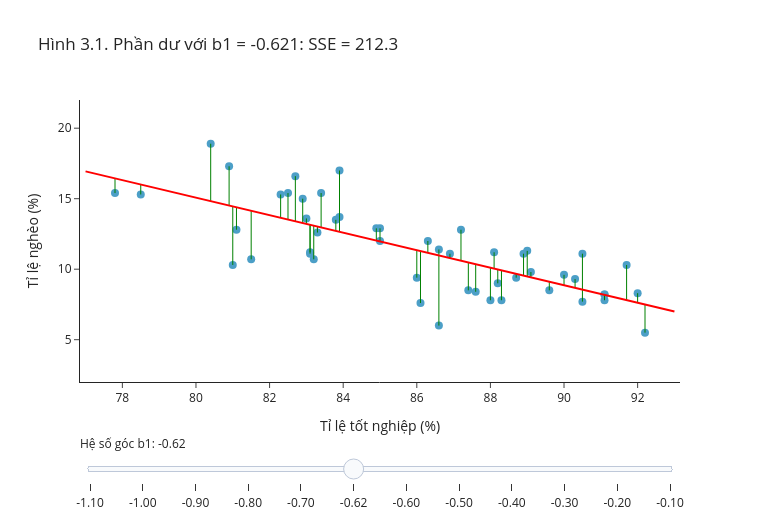

Notebook cell for this chart:
### Markdown cell above
---
## Phần 3. Phần dư và bình phương tối thiểu

### 3.1 Phần dư: phần dữ liệu còn lại sau mô hình

Mỗi quan sát được tách thành hai phần:

$$
\text{dữ liệu} = \text{giá trị đối chiếu} + \text{phần dư}, \qquad e_i = y_i - \hat{y}_i .
$$

- $e_i > 0$: điểm nằm **trên** đường hồi quy; quan sát cao hơn mô hình kỳ vọng.
- $e_i < 0$: điểm nằm **dưới** đường hồi quy.
- $|e_i|$ càng lớn: mô hình khớp quan sát đó càng kém.

Về hình học, phần dư là **khoảng cách thẳng đứng** từ điểm tới đường hồi quy. Trong hình dưới, thanh trượt xoay đường thẳng quanh điểm $(\bar x, \bar y)$ bằng cách đổi hệ số góc; tiêu đề cho biết tổng bình phương phần dư $SSE$ tương ứng. Vị trí mặc định là đường bình phương tối thiểu; kéo sang hai bên sẽ thấy các đoạn phần dư dài ra và $SSE$ tăng. Phần 3.2 định nghĩa $SSE$ chính xác.

### Code cell
b1_ls, b0_ls = np.polyfit(poverty["Graduates"], poverty["Poverty"], 1)
khop = b0_ls + b1_ls * poverty["Graduates"]

x_nghe, y_nghe = poverty["Graduates"].to_numpy(), poverty["Poverty"].to_numpy()
x_tb, y_tb = x_nghe.mean(), y_nghe.mean()
cac_b1 = sorted(set(np.round(np.linspace(-1.1, -0.1, 11), 2)) | {round(b1_ls, 3)})
luoi = np.linspace(77, 93, 50)

fig = go.Figure()
fig.add_trace(go.Scatter(x=x_nghe, y=y_nghe, mode="markers", text=poverty["State"], name="bang",
                         marker=dict(size=8, color="#4C9FC7"),
                         hovertemplate="%{text}<br>tốt nghiệp %{x}%, nghèo %{y}%<extra></extra>"))
cac_sse = []
for b1 in cac_b1:
    b0 = y_tb - b1 * x_tb
    y_mu = b0 + b1 * x_nghe
    cac_sse.append(((y_nghe - y_mu) ** 2).sum())
    doan_x = np.column_stack([x_nghe, x_nghe, np.full(len(x_nghe), np.nan)]).ravel()
    doan_y = np.column_stack([y_mu, y_nghe, np.full(len(x_nghe), np.nan)]).ravel()
    hien = b1 == round(b1_ls, 3)
    fig.add_trace(go.Scatter(x=doan_x, y=doan_y, mode="lines", visible=hien, name="phần dư",
                             line=dict(color="green", width=1), hoverinfo="skip"))
    fig.add_trace(go.Scatter(x=luoi, y=b0 + b1 * luoi, mode="lines", visible=hien, name="đường thẳng",
                             line=dict(color="red", width=2), hoverinfo="skip"))
buoc = [dict(method="update", label=f"{b1:.2f}",
             args=[{"visible": [True] + [k == i for k in range(len(cac_b1)) for _ in range(2)]},
                   {"title.text": f"Hình 3.1. Phần dư với b1 = {b1:.3f}: SSE = {s:,.1f}"}])
        for i, (b1, s) in enumerate(zip(cac_b1, cac_sse))]
mac_dinh = cac_b1.index(round(b1_ls, 3))
fig.update_layout(title=f"Hình 3.1. Phần dư với b1 = {b1_ls:.3f}: SSE = {cac_sse[mac_dinh]:,.1f}",
                  xaxis_title="Tỉ lệ tốt nghiệp (%)", yaxis_title="Tỉ lệ nghèo (%)", showlegend=False,
                  width=760, height=520,
                  sliders=[dict(active=mac_dinh, steps=buoc, pad={"t": 50}, currentvalue={"prefix": "Hệ số góc b1: "})])
fig.update_yaxes(range=[2, 22])
fig.show()

### Figure 1 — Plotly figure (JSON) as saved in the notebook; plotly's stock layout.template omitted (floating-point values rounded to 4 significant figures; data arrays with more than 128 entries replaced by an {"elided": "..."} marker saying what was removed)
{"data": [{"hovertemplate": "%{text}<br>tốt nghiệp %{x}%, nghèo %{y}%<extra></extra>", "marker": {"color": "#4C9FC7", "size": 8}, "mode": "markers", "name": "bang", "text": ["California", "Rhode Island", "Bang 01", "Bang 02", "Bang 03", "Bang 04", "Bang 05", "Bang 06", "Bang 07", "Bang 08", "Bang 09", "Bang 10", "Bang 11", "Bang 12", "Bang 13", "Bang 14", "Bang 15", "Bang 16", "Bang 17", "Bang 18", "Bang 19", "Bang 20", "Bang 21", "Bang 22", "Bang 23", "Bang 24", "Bang 25", "Bang 26", "Bang 27", "Bang 28", "Bang 29", "Bang 30", "Bang 31", "Bang 32", "Bang 33", "Bang 34", "Bang 35", "Bang 36", "Bang 37", "Bang 38", "Bang 39", "Bang 40", "Bang 41", "Bang 42", "Bang 43", "Bang 44", "Bang 45", "Bang 46", "Bang 47", "Bang 48", "Bang 49"], "type": "scatter", "x": [81.1, 81.0, 91.1, 83.1, 89.1, 86.9, 87.4, 86.0, 89.6, 80.4, 81.5, 83.4, 90.5, 80.9, 83.3, 86.1, 82.3, 87.2, 88.2, 88.7, 82.5, 87.6, 77.8, 83.2, 83.1, 88.0, 82.9, 86.6, 90.3, 83.9, 88.3, 88.9, 90.5, 85.0, 91.7, 84.9, 78.5, 86.6, 92.0, 89.0, 86.3, 91.1, 83.0, 83.8, 91.1, 90.0, 82.7, 88.1, 83.9, 92.2, 85.0], "y": [12.8, 10.3, 8.2, 11.2, 9.8, 11.1, 8.5, 9.4, 8.5, 18.9, 10.7, 15.4, 11.1, 17.3, 12.6, 7.6, 15.3, 12.8, 9.0, 9.4, 15.4, 8.4, 15.4, 10.7, 11.1, 7.8, 15.0, 11.4, 9.3, 17.0, 7.8, 11.1, 7.7, 12.9, 10.3, 12.9, 15.3, 6.0, 8.3, 11.3, 12.0, 7.8, 13.6, 13.5, 8.2, 9.6, 16.6, 11.2, 13.7, 5.5, 12.0]}, {"hoverinfo": "skip", "line": {"color": "green", "width": 1}, "mode": "lines", "name": "phần dư", "type": "scatter", "visible": false, "x": {"elided": "153 float values"}, "y": {"elided": "153 float values"}}, {"hoverinfo": "skip", "line": {"color": "red", "width": 2}, "mode": "lines", "name": "đường thẳng", "type": "scatter", "visible": false, "x": [77.0, 77.33, 77.65, 77.98, 78.31, 78.63, 78.96, 79.29, 79.61, 79.94, 80.27, 80.59, 80.92, 81.24, 81.57, 81.9, 82.22, 82.55, 82.88, 83.2, 83.53, 83.86, 84.18, 84.51, 84.84, 85.16, 85.49, 85.82, 86.14, 86.47, 86.8, 87.12, 87.45, 87.78, 88.1, 88.43, 88.76, 89.08, 89.41, 89.73, 90.06, 90.39, 90.71, 91.04, 91.37, 91.69, 92.02, 92.35, 92.67, 93.0], "y": [21.25, 20.89, 20.54, 20.18, 19.82, 19.46, 19.1, 18.74, 18.38, 18.02, 17.66, 17.3, 16.94, 16.58, 16.22, 15.87, 15.51, 15.15, 14.79, 14.43, 14.07, 13.71, 13.35, 12.99, 12.63, 12.27, 11.91, 11.56, 11.2, 10.84, 10.48, 10.12, 9.76, 9.4, 9.041, 8.682, 8.323, 7.964, 7.605, 7.245, 6.886, 6.527, 6.168, 5.809, 5.449, 5.09, 4.731, 4.372, 4.013, 3.654]}, {"hoverinfo": "skip", "line": {"color": "green", "width": 1}, "mode": "lines", "name": "phần dư", "type": "scatter", "visible": false, "x": {"elided": "153 float values"}, "y": {"elided": "153 float values"}}, {"hoverinfo": "skip", "line": {"color": "red", "width": 2}, "mode": "lines", "name": "đường thẳng", "type": "scatter", "visible": false, "x": [77.0, 77.33, 77.65, 77.98, 78.31, 78.63, 78.96, 79.29, 79.61, 79.94, 80.27, 80.59, 80.92, 81.24, 81.57, 81.9, 82.22, 82.55, 82.88, 83.2, 83.53, 83.86, 84.18, 84.51, 84.84, 85.16, 85.49, 85.82, 86.14, 86.47, 86.8, 87.12, 87.45, 87.78, 88.1, 88.43, 88.76, 89.08, 89.41, 89.73, 90.06, 90.39, 90.71, 91.04, 91.37, 91.69, 92.02, 92.35, 92.67, 93.0], "y": [20.35, 20.03, 19.7, 19.37, 19.05, 18.72, 18.39, 18.07, 17.74, 17.41, 17.09, 16.76, 16.43, 16.11, 15.78, 15.45, 15.13, 14.8, 14.48, 14.15, 13.82, 13.5, 13.17, 12.84, 12.52, 12.19, 11.86, 11.54, 11.21, 10.88, 10.56, 10.23, 9.904, 9.577, 9.251, 8.924, 8.598, 8.271, 7.945, 7.618, 7.292, 6.965, 6.639, 6.312, 5.986, 5.659, 5.333, 5.006, 4.679, 4.353]}, {"hoverinfo": "skip", "line": {"color": "green", "width": 1}, "mode": "lines", "name": "phần dư", "type": "scatter", "visible": false, "x": {"elided": "153 float values"}, "y": {"elided": "153 float values"}}, {"hoverinfo": "skip", "line": {"color": "red", "width": 2}, "mode": "lines", "name": "đường thẳng", "type": "scatter", "visible": false, "x": [77.0, 77.33, 77.65, 77.98, 78.31, 78.63, 78.96, 79.29, 79.61, 79.94, 80.27, 80.59, 80.92, 81.24, 81.57, 81.9, 82.22, 82.55, 82.88, 83.2, 83.53, 83.86, 84.18, 84.51, 84.84, 85.16, 85.49, 85.82, 86.14, 86.47, 86.8, 87.12, 87.45, 87.78, 88.1, 88.43, 88.76, 89.08, 89.41, 89.73, 90.06, 90.39, 90.71, 91.04, 91.37, 91.69, 92.02, 92.35, 92.67, 93.0], "y": [19.45, 19.16, 18.86, 18.57, 18.28, 17.98, 17.69, 17.4, 17.1, 16.81, 16.51, 16.22, 15.93, 15.63, 15.34, 15.04, 14.75, 14.46, 14.16, 13.87, 13.57, 13.28, 12.99, 12.69, 12.4, 12.11, 11.81, 11.52, 11.22, 10.93, 10.64, 10.34, 10.05, 9.754, 9.461, 9.167, 8.873, 8.579, 8.285, 7.991, 7.697, 7.403, 7.109, 6.816, 6.522, 6.228, 5.934, 5.64, 5.346, 5.052]}, {"hoverinfo": "skip", "line": {"color": "green", "width": 1}, "mode": "lines", "name": "phần dư", "type": "scatter", "visible": false, "x": {"elided": "153 float values"}, "y": {"elided": "153 float values"}}, {"hoverinfo": "skip", "line": {"color": "red", "width": 2}, "mode": "lines", "name": "đường thẳng", "type": "scatter", "visible": false, "x": [77.0, 77.33, 77.65, 77.98, 78.31, 78.63, 78.96, 79.29, 79.61, 79.94, 80.27, 80.59, 80.92, 81.24, 81.57, 81.9, 82.22, 82.55, 82.88, 83.2, 83.53, 83.86, 84.18, 84.51, 84.84, 85.16, 85.49, 85.82, 86.14, 86.47, 86.8, 87.12, 87.45, 87.78, 88.1, 88.43, 88.76, 89.08, 89.41, 89.73, 90.06, 90.39, 90.71, 91.04, 91.37, 91.69, 92.02, 92.35, 92.67, 93.0], "y": [18.55, 18.29, 18.03, 17.77, 17.51, 17.25, 16.98, 16.72, 16.46, 16.2, 15.94, 15.68, 15.42, 15.16, 14.89, 14.63, 14.37, 14.11, 13.85, 13.59, 13.33, 13.07, 12.8, 12.54, 12.28, 12.02, 11.76, 11.5, 11.24, 10.98, 10.72, 10.45, 10.19, 9.931, 9.67, 9.409, 9.148, 8.886, 8.625, 8.364, 8.103, 7.842, 7.58, 7.319, 7.058, 6.797, 6.535, 6.274, 6.013, 5.752]}, {"hoverinfo": "skip", "line": {"color": "green", "width": 1}, "mode": "lines", "name": "phần dư", "type": "scatter", "visible": false, "x": {"elided": "153 float values"}, "y": {"elided": "153 float values"}}, {"hoverinfo": "skip", "line": {"color": "red", "width": 2}, "mode": "lines", "name": "đường thẳng", "type": "scatter", "visible": false, "x": [77.0, 77.33, 77.65, 77.98, 78.31, 78.63, 78.96, 79.29, 79.61, 79.94, 80.27, 80.59, 80.92, 81.24, 81.57, 81.9, 82.22, 82.55, 82.88, 83.2, 83.53, 83.86, 84.18, 84.51, 84.84, 85.16, 85.49, 85.82, 86.14, 86.47, 86.8, 87.12, 87.45, 87.78, 88.1, 88.43, 88.76, 89.08, 89.41, 89.73, 90.06, 90.39, 90.71, 91.04, 91.37, 91.69, 92.02, 92.35, 92.67, 93.0], "y": [17.65, 17.42, 17.19, 16.97, 16.74, 16.51, 16.28, 16.05, 15.82, 15.59, 15.37, 15.14, 14.91, 14.68, 14.45, 14.22, 13.99, 13.77, 13.54, 13.31, 13.08, 12.85, 12.62, 12.39, 12.17, 11.94, 11.71, 11.48, 11.25, 11.02, 10.79, 10.57, 10.34, 10.11, 9.88, 9.651, 9.423, 9.194, 8.965, 8.737, 8.508, 8.28, 8.051, 7.823, 7.594, 7.365, 7.137, 6.908, 6.68, 6.451]}, {"hoverinfo": "skip", "line": {"color": "green", "width": 1}, "mode": "lines", "name": "phần dư", "type": "scatter", "visible": true, "x": {"elided": "153 float values"}, "y": {"elided": "153 float values"}}, {"hoverinfo": "skip", "line": {"color": "red", "width": 2}, "mode": "lines", "name": "đường thẳng", "type": "scatter", "visible": true, "x": [77.0, 77.33, 77.65, 77.98, 78.31, 78.63, 78.96, 79.29, 79.61, 79.94, 80.27, 80.59, 80.92, 81.24, 81.57, 81.9, 82.22, 82.55, 82.88, 83.2, 83.53, 83.86, 84.18, 84.51, 84.84, 85.16, 85.49, 85.82, 86.14, 86.47, 86.8, 87.12, 87.45, 87.78, 88.1, 88.43, 88.76, 89.08, 89.41, 89.73, 90.06, 90.39, 90.71, 91.04, 91.37, 91.69, 92.02, 92.35, 92.67, 93.0], "y": [16.94, 16.74, 16.53, 16.33, 16.13, 15.93, 15.72, 15.52, 15.32, 15.11, 14.91, 14.71, 14.51, 14.3, 14.1, 13.9, 13.7, 13.49, 13.29, 13.09, 12.88, 12.68, 12.48, 12.28, 12.07, 11.87, 11.67, 11.46, 11.26, 11.06, 10.86, 10.65, 10.45, 10.25, 10.05, 9.843, 9.64, 9.437, 9.234, 9.031, 8.829, 8.626, 8.423, 8.22, 8.018, 7.815, 7.612, 7.409, 7.206, 7.004]}, {"hoverinfo": "skip", "line": {"color": "green", "width": 1}, "mode": "lines", "name": "phần dư", "type": "scatter", "visible": false, "x": {"elided": "153 float values"}, "y": {"elided": "153 float values"}}, {"hoverinfo": "skip", "line": {"color": "red", "width": 2}, "mode": "lines", "name": "đường thẳng", "type": "scatter", "visible": false, "x": [77.0, 77.33, 77.65, 77.98, 78.31, 78.63, 78.96, 79.29, 79.61, 79.94, 80.27, 80.59, 80.92, 81.24, 81.57, 81.9, 82.22, 82.55, 82.88, 83.2, 83.53, 83.86, 84.18, 84.51, 84.84, 85.16, 85.49, 85.82, 86.14, 86.47, 86.8, 87.12, 87.45, 87.78, 88.1, 88.43, 88.76, 89.08, 89.41, 89.73, 90.06, 90.39, 90.71, 91.04, 91.37, 91.69, 92.02, 92.35, 92.67, 93.0], "y": [16.75, 16.55, 16.36, 16.16, 15.97, 15.77, 15.58, 15.38, 15.18, 14.99, 14.79, 14.6, 14.4, 14.2, 14.01, 13.81, 13.62, 13.42, 13.22, 13.03, 12.83, 12.64, 12.44, 12.24, 12.05, 11.85, 11.66, 11.46, 11.26, 11.07, 10.87, 10.68, 10.48, 10.29, 10.09, 9.893, 9.698, 9.502, 9.306, 9.11, 8.914, 8.718, 8.522, 8.326, 8.13, 7.934, 7.738, 7.542, 7.347, 7.151]}, {"hoverinfo": "skip", "line": {"color": "green", "width": 1}, "mode": "lines", "name": "phần dư", "type": "scatter", "visible": false, "x": {"elided": "153 float values"}, "y": {"elided": "153 float values"}}, {"hoverinfo": "skip", "line": {"color": "red", "width": 2}, "mode": "lines", "name": "đường thẳng", "type": "scatter", "visible": false, "x": [77.0, 77.33, 77.65, 77.98, 78.31, 78.63, 78.96, 79.29, 79.61, 79.94, 80.27, 80.59, 80.92, 81.24, 81.57, 81.9, 82.22, 82.55, 82.88, 83.2, 83.53, 83.86, 84.18, 84.51, 84.84, 85.16, 85.49, 85.82, 86.14, 86.47, 86.8, 87.12, 87.45, 87.78, 88.1, 88.43, 88.76, 89.08, 89.41, 89.73, 90.06, 90.39, 90.71, 91.04, 91.37, 91.69, 92.02, 92.35, 92.67, 93.0], "y": [15.85, 15.69, 15.52, 15.36, 15.2, 15.03, 14.87, 14.71, 14.54, 14.38, 14.22, 14.05, 13.89, 13.73, 13.56, 13.4, 13.24, 13.07, 12.91, 12.75, 12.58, 12.42, 12.26, 12.09, 11.93, 11.77, 11.61, 11.44, 11.28, 11.12, 10.95, 10.79, 10.63, 10.46, 10.3, 10.14, 9.972, 9.809, 9.646, 9.483, 9.319, 9.156, 8.993, 8.83, 8.666, 8.503, 8.34, 8.177, 8.013, 7.85]}, {"hoverinfo": "skip", "line": {"color": "green", "width": 1}, "mode": "lines", "name": "phần dư", "type": "scatter", "visible": false, "x": {"elided": "153 float values"}, "y": {"elided": "153 float values"}}, {"hoverinfo": "skip", "line": {"color": "red", "width": 2}, "mode": "lines", "name": "đường thẳng", "type": "scatter", "visible": false, "x": [77.0, 77.33, 77.65, 77.98, 78.31, 78.63, 78.96, 79.29, 79.61, 79.94, 80.27, 80.59, 80.92, 81.24, 81.57, 81.9, 82.22, 82.55, 82.88, 83.2, 83.53, 83.86, 84.18, 84.51, 84.84, 85.16, 85.49, 85.82, 86.14, 86.47, 86.8, 87.12, 87.45, 87.78, 88.1, 88.43, 88.76, 89.08, 89.41, 89.73, 90.06, 90.39, 90.71, 91.04, 91.37, 91.69, 92.02, 92.35, 92.67, 93.0], "y": [14.95, 14.82, 14.69, 14.56, 14.43, 14.3, 14.17, 14.04, 13.9, 13.77, 13.64, 13.51, 13.38, 13.25, 13.12, 12.99, 12.86, 12.73, 12.6, 12.47, 12.34, 12.21, 12.08, 11.95, 11.81, 11.68, 11.55, 11.42, 11.29, 11.16, 11.03, 10.9, 10.77, 10.64, 10.51, 10.38, 10.25, 10.12, 9.986, 9.856, 9.725, 9.594, 9.464, 9.333, 9.202, 9.072, 8.941, 8.811, 8.68, 8.549]}, {"hoverinfo": "skip", "line": {"color": "green", "width": 1}, "mode": "lines", "name": "phần dư", "type": "scatter", "visible": false, "x": {"elided": "153 float values"}, "y": {"elided": "153 float values"}}, {"hoverinfo": "skip", "line": {"color": "red", "width": 2}, "mode": "lines", "name": "đường thẳng", "type": "scatter", "visible": false, "x": [77.0, 77.33, 77.65, 77.98, 78.31, 78.63, 78.96, 79.29, 79.61, 79.94, 80.27, 80.59, 80.92, 81.24, 81.57, 81.9, 82.22, 82.55, 82.88, 83.2, 83.53, 83.86, 84.18, 84.51, 84.84, 85.16, 85.49, 85.82, 86.14, 86.47, 86.8, 87.12, 87.45, 87.78, 88.1, 88.43, 88.76, 89.08, 89.41, 89.73, 90.06, 90.39, 90.71, 91.04, 91.37, 91.69, 92.02, 92.35, 92.67, 93.0], "y": [14.05, 13.95, 13.85, 13.75, 13.66, 13.56, 13.46, 13.36, 13.27, 13.17, 13.07, 12.97, 12.87, 12.78, 12.68, 12.58, 12.48, 12.38, 12.29, 12.19, 12.09, 11.99, 11.89, 11.8, 11.7, 11.6, 11.5, 11.4, 11.31, 11.21, 11.11, 11.01, 10.91, 10.82, 10.72, 10.62, 10.52, 10.42, 10.33, 10.23, 10.13, 10.03, 9.935, 9.837, 9.739, 9.641, 9.543, 9.445, 9.347, 9.249]}, {"hoverinfo": "skip", "line": {"color": "green", "width": 1}, "mode": "lines", "name": "phần dư", "type": "scatter", "visible": false, "x": {"elided": "153 float values"}, "y": {"elided": "153 float values"}}, {"hoverinfo": "skip", "line": {"color": "red", "width": 2}, "mode": "lines", "name": "đường thẳng", "type": "scatter", "visible": false, "x": [77.0, 77.33, 77.65, 77.98, 78.31, 78.63, 78.96, 79.29, 79.61, 79.94, 80.27, 80.59, 80.92, 81.24, 81.57, 81.9, 82.22, 82.55, 82.88, 83.2, 83.53, 83.86, 84.18, 84.51, 84.84, 85.16, 85.49, 85.82, 86.14, 86.47, 86.8, 87.12, 87.45, 87.78, 88.1, 88.43, 88.76, 89.08, 89.41, 89.73, 90.06, 90.39, 90.71, 91.04, 91.37, 91.69, 92.02, 92.35, 92.67, 93.0], "y": [13.15, 13.08, 13.02, 12.95, 12.89, 12.82, 12.76, 12.69, 12.63, 12.56, 12.5, 12.43, 12.36, 12.3, 12.23, 12.17, 12.1, 12.04, 11.97, 11.91, 11.84, 11.78, 11.71, 11.65, 11.58, 11.52, 11.45, 11.38, 11.32, 11.25, 11.19, 11.12, 11.06, 10.99, 10.93, 10.86, 10.8, 10.73, 10.67, 10.6, 10.54, 10.47, 10.41, 10.34, 10.27, 10.21, 10.14, 10.08, 10.01, 9.948]}, {"hoverinfo": "skip", "line": {"color": "green", "width": 1}, "mode": "lines", "name": "phần dư", "type": "scatter", "visible": false, "x": {"elided": "153 float values"}, "y": {"elided": "153 float values"}}, {"hoverinfo": "skip", "line": {"color": "red", "width": 2}, "mode": "lines", "name": "đường thẳng", "type": "scatter", "visible": false, "x": [77.0, 77.33, 77.65, 77.98, 78.31, 78.63, 78.96, 79.29, 79.61, 79.94, 80.27, 80.59, 80.92, 81.24, 81.57, 81.9, 82.22, 82.55, 82.88, 83.2, 83.53, 83.86, 84.18, 84.51, 84.84, 85.16, 85.49, 85.82, 86.14, 86.47, 86.8, 87.12, 87.45, 87.78, 88.1, 88.43, 88.76, 89.08, 89.41, 89.73, 90.06, 90.39, 90.71, 91.04, 91.37, 91.69, 92.02, 92.35, 92.67, 93.0], "y": [12.25, 12.21, 12.18, 12.15, 12.12, 12.08, 12.05, 12.02, 11.99, 11.95, 11.92, 11.89, 11.86, 11.82, 11.79, 11.76, 11.73, 11.69, 11.66, 11.63, 11.59, 11.56, 11.53, 11.5, 11.46, 11.43, 11.4, 11.37, 11.33, 11.3, 11.27, 11.24, 11.2, 11.17, 11.14, 11.1, 11.07, 11.04, 11.01, 10.97, 10.94, 10.91, 10.88, 10.84, 10.81, 10.78, 10.75, 10.71, 10.68, 10.65]}], "layout": {"height": 520, "showlegend": false, "sliders": [{"active": 5, "currentvalue": {"prefix": "Hệ số góc b1: "}, "pad": {"t": 50}, "steps": [{"args": [{"visible": [true, true, true, false, false, false, false, false, false, false, false, false, false, false, false, false, false, false, false, false, false, false, false, false, false]}, {"title.text": "Hình 3.1. Phần dư với b1 = -1.100: SSE = 371.4"}], "label": "-1.10", "method": "update"}, {"args": [{"visible": [true, false, false, true, true, false, false, false, false, false, false, false, false, false, false, false, false, false, false, false, false, false, false, false, false]}, {"title.text": "Hình 3.1. Phần dư với b1 = -1.000: SSE = 311.8"}], "label": "-1.00", "method": "update"}, {"args": [{"visible": [true, false, false, false, false, true, true, false, false, false, false, false, false, false, false, false, false, false, false, false, false, false, false, false, false]}, {"title.text": "Hình 3.1. Phần dư với b1 = -0.900: SSE = 266.2"}], "label": "-0.90", "method": "update"}, {"args": [{"visible": [true, false, false, false, false, false, false, true, true, false, false, false, false, false, false, false, false, false, false, false, false, false, false, false, false]}, {"title.text": "Hình 3.1. Phần dư với b1 = -0.800: SSE = 234.4"}], "label": "-0.80", "method": "update"}, {"args": [{"visible": [true, false, false, false, false, false, false, false, false, true, true, false, false, false, false, false, false, false, false, false, false, false, false, false, false]}, {"title.text": "Hình 3.1. Phần dư với b1 = -0.700: SSE = 216.6"}], "label": "-0.70", "method": "update"}, {"args": [{"visible": [true, false, false, false, false, false, false, false, false, false, false, true, true, false, false, false, false, false, false, false, false, false, false, false, false]}, {"title.text": "Hình 3.1. Phần dư với b1 = -0.621: SSE = 212.3"}], "label": "-0.62", "method": "update"}, {"args": [{"visible": [true, false, false, false, false, false, false, false, false, false, false, false, false, true, true, false, false, false, false, false, false, false, false, false, false]}, {"title.text": "Hình 3.1. Phần dư với b1 = -0.600: SSE = 212.6"}], "label": "-0.60", "method": "update"}, {"args": [{"visible": [true, false, false, false, false, false, false, false, false, false, false, false, false, false, false, true, true, false, false, false, false, false, false, false, false]}, {"title.text": "Hình 3.1. Phần dư với b1 = -0.500: SSE = 222.6"}], "label": "-0.50", "method": "update"}, {"args": [{"visible": [true, false, false, false, false, false, false, false, false, false, false, false, false, false, false, false, false, true, true, false, false, false, false, false, false]}, {"title.text": "Hình 3.1. Phần dư với b1 = -0.400: SSE = 246.4"}], "label": "-0.40", "method": "update"}, {"args": [{"visible": [true, false, false, false, false, false, false, false, false, false, false, false, false, false, false, false, false, false, false, true, true, false, false, false, false]}, {"title.text": "Hình 3.1. Phần dư với b1 = -0.300: SSE = 284.1"}], "label": "-0.30", "method": "update"}, {"args": [{"visible": [true, false, false, false, false, false, false, false, false, false, false, false, false, false, false, false, false, false, false, false, false, true, true, false, false]}, {"title.text": "Hình 3.1. Phần dư với b1 = -0.200: SSE = 335.7"}], "label": "-0.20", "method": "update"}, {"args": [{"visible": [true, false, false, false, false, false, false, false, false, false, false, false, false, false, false, false, false, false, false, false, false, false, false, true, true]}, {"title.text": "Hình 3.1. Phần dư với b1 = -0.100: SSE = 401.2"}], "label": "-0.10", "method": "update"}]}], "title": {"text": "Hình 3.1. Phần dư với b1 = -0.621: SSE = 212.3"}, "width": 760, "xaxis": {"title": {"text": "Tỉ lệ tốt nghiệp (%)"}}, "yaxis": {"range": [2, 22], "title": {"text": "Tỉ lệ nghèo (%)"}}}}
